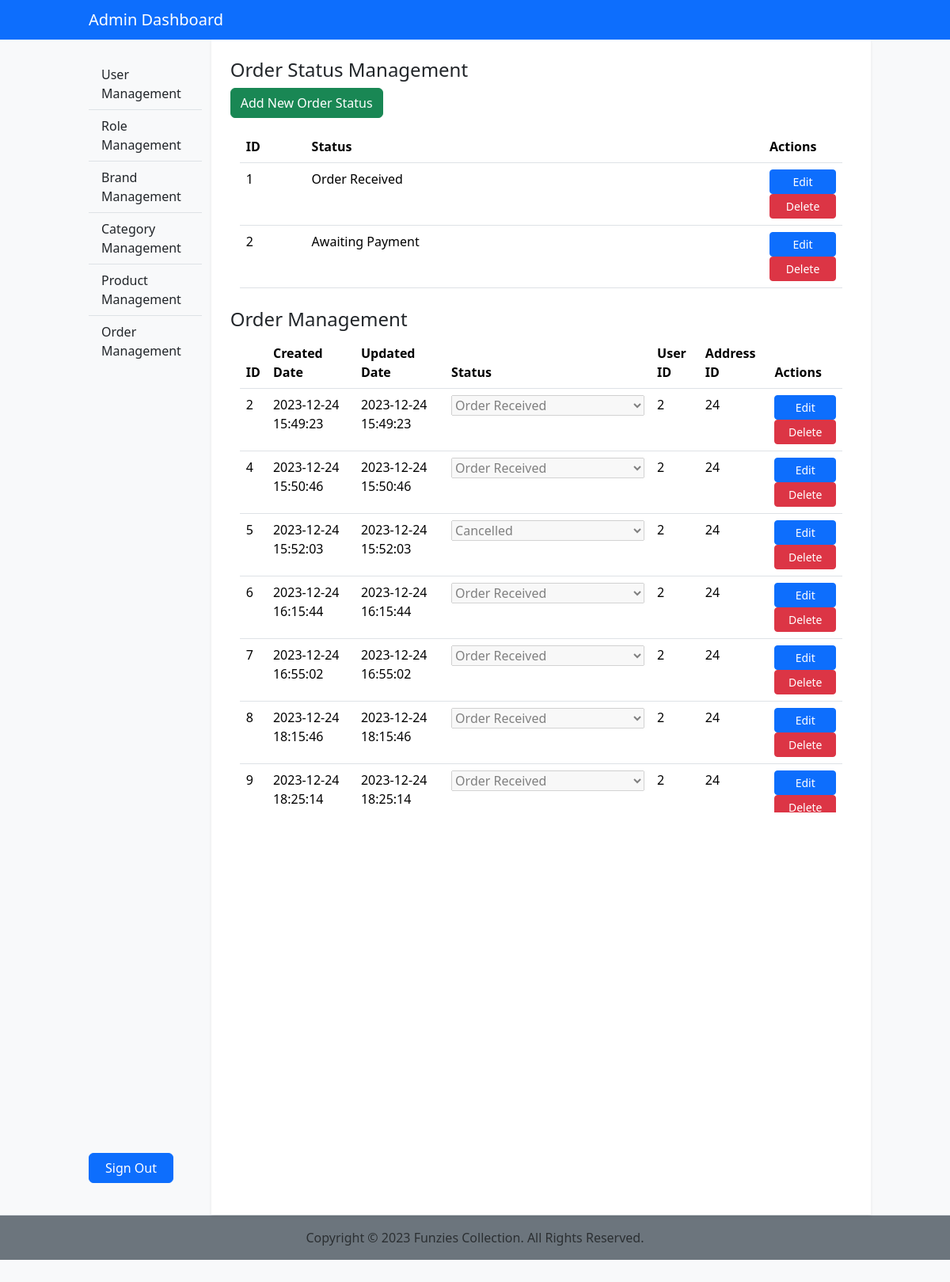
/admin/order-management.php, run on an earlier commit of the app's database.
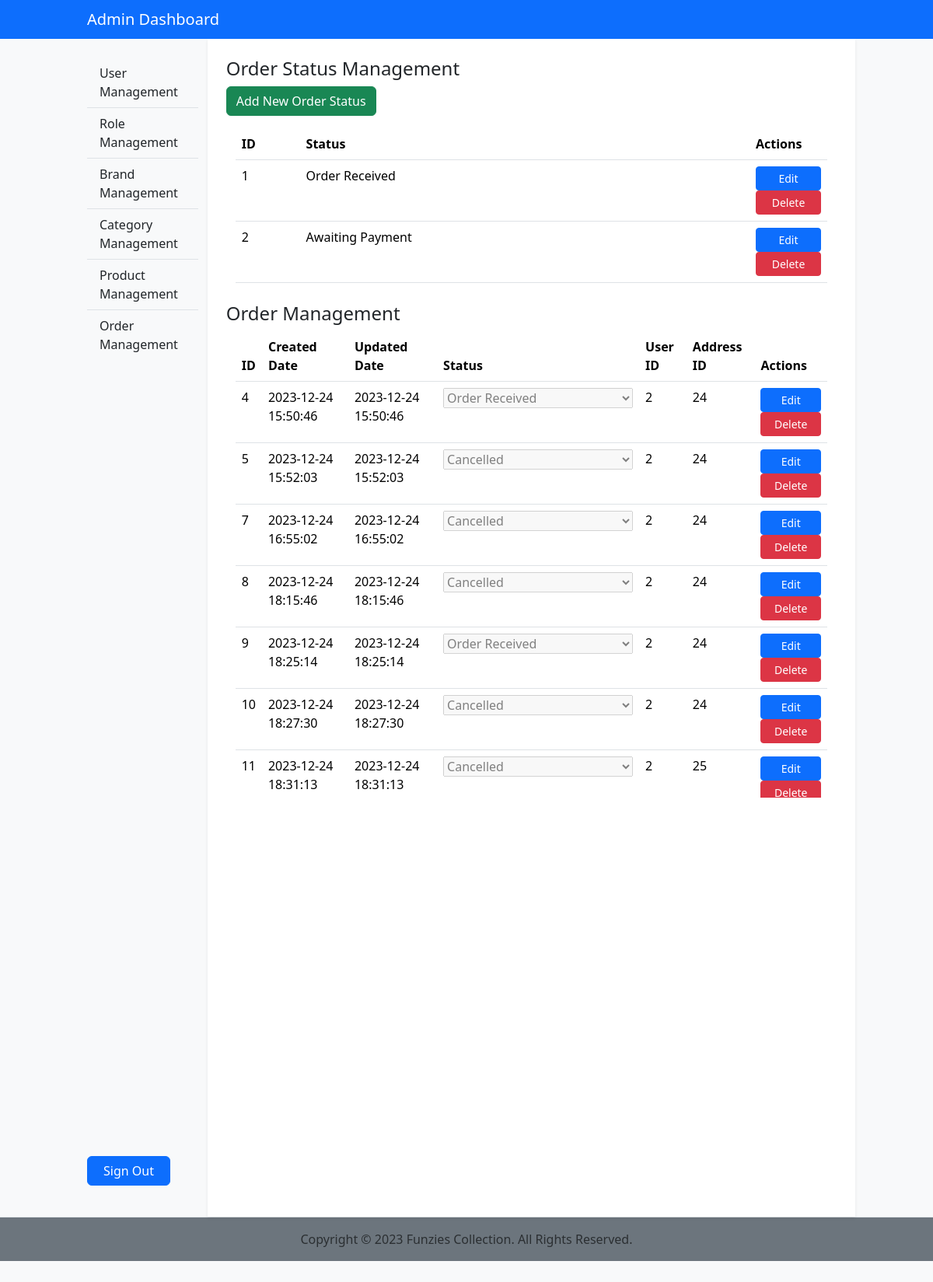
And on a later commit of the database.
### tables this page shows
CREATE TABLE `orderstatus` (
  `ID` int(11) NOT NULL,
  `Status` varchar(45) NOT NULL,
  `Deleted` tinyint(1) NOT NULL
);

CREATE TABLE `orders` (
  `ID` int(11) NOT NULL,
  `created` datetime NOT NULL,
  `updated` datetime NOT NULL,
  `status` int(11) NOT NULL,
  `user` int(11) NOT NULL,
  `address` int(11) NOT NULL,
  `deleted` tinyint(4) NOT NULL
);

### dbfunctions.php (called while the page is built, shortened)
<?php
function GetOrderStatus($con)
{
    $sql = "SELECT * FROM orderstatus WHERE Deleted = '0'";
    $stmt = mysqli_stmt_init($con);
    if(!mysqli_stmt_prepare($stmt, $sql)) {
        echo "Could not load Order Status";
        exit();
    }
    mysqli_stmt_execute($stmt);
    $result = mysqli_stmt_get_result($stmt);
    return $result;
}
function GetOrders($con)
{
    $sql = "SELECT o.*, s.Status as 'statusOrder' FROM orders o JOIN orderstatus s on o.status = s.ID WHERE o.deleted = 0";
    $stmt = mysqli_stmt_init($con);
    if(!mysqli_stmt_prepare($stmt, $sql)) {
        echo "Could not load Orders";
        exit();
    }
    mysqli_stmt_execute($stmt);
    $result = mysqli_stmt_get_result($stmt);
    return $result;
}
?>

### admin/order-management.php (the view, shortened to what the changed rows need)
<?php require '../functions.php';
require '../dbfunctions.php';
$orderStatuses = GetOrderStatus($con);
$orders = GetOrders($con);
?>
<?php
require_once 'include/header.php';
?>
<div class="container-fluid col-10">
    <div class="row justify-content-between">
        <div class="col p-4 shadow-sm bg-white">
            <div class="container overflow-auto" style="height:200px;">
                <table class="table">
                    <thead class="thead-dark">
                        <tr>
                            <th>ID</th>
                            <th>Status</th>
                            <th>Actions</th>
                        </tr>
                    </thead>
                    <tbody>
                        <?php foreach($orderStatuses as $orderStatus):
                            ?>
                        <tr>
                            <td><?php echo $orderStatus["ID"]; ?></td>
                            <td><?php echo $orderStatus["Status"]; ?></td>
                            <td style="width:100px;">
                                <form method="POST">
                                    <button type="button" class="btn btn-primary btn-sm w-100" data-bs-toggle="modal"
                                        data-bs-target="#orderStatusModal"
                                        onclick='setModalOrderStatusFields("<?php echo $orderStatus["ID"]; ?>", "<?php echo $orderStatus["Status"]; ?>")'>Edit</button>
                                    <button type="submit" class="btn btn-danger btn-sm w-100">Delete</button>
                                </form>
                            </td>
                        </tr>
                        <?php endforeach ?>
                    </tbody>
                </table>
            </div>
            <div class="container overflow-auto" style="height:600px;">
                <table class="table">
                    <thead class="thead-dark">
                        <tr>
                            <th>ID</th>
                            <th>Created Date</th>
                            <th>Updated Date</th>
                            <th>Status</th>
                            <th>User ID</th>
                            <th>Address ID</th>
                            <th>Actions</th>
                        </tr>
                    </thead>
                    <tbody>
                        <?php foreach($orders as $order):
                            ?>
                        <tr>
                            <form method="POST">
                                <td><?php echo $order["ID"]; ?></td>
                                <td><?php echo $order["created"]; ?></td>
                                <td><?php echo $order["updated"]; ?></td>
                                <td>
                                    <select id="orderstatus<?php echo $order["ID"] ?>" name="editorderstatus" disabled>
                                        <?php foreach($orderStatuses as $orderStatus): ?>
                                            <option value="<?php echo $orderStatus['ID'] ?>" <?php if($order['status'] == $orderStatus['ID']) echo 'selected'; ?>><?php echo $orderStatus['Status'] ?></option>
                                        <?php endforeach; ?>
                                    </select>
                                </td>
                                <td><?php echo $order["user"]; ?></td>
                                <td><?php echo $order["address"]; ?></td>
                                <td>
                                    <button type="button" id="btnOrderEdit<?php echo $order["ID"]; ?>" class="btn btn-primary btn-sm w-100" onclick="enableOrderEdit('<?php echo $order['ID']; ?>');">Edit</button>
                                    <button type="submit" name="btnDeleteOrder" class="btn btn-danger btn-sm w-100">Delete</button>
                                </td>
                            </form>
                        </tr>
                        <?php endforeach ?>
                    </tbody>
                </table>
            </div>
        </div>
    </div>
</div>
<?php require_once 'include/footer.php';  ?>

What changed in the data, as far as the page shows it:
no longer on this page (row edited): orders: ID "2", created "2023-12-24 15:49:23", updated "2023-12-24 15:49:23", editorderstatus "Order Received", user "2", address "24"
no longer on this page (row edited): orders: ID "6", created "2023-12-24 16:15:44", updated "2023-12-24 16:15:44", editorderstatus "Order Received", user "2", address "24"
changed orders id 7: editorderstatus "Order Received" → "Cancelled"
changed orders id 8: editorderstatus "Order Received" → "Cancelled"
now on this page (row edited): orders: ID "10", created "2023-12-24 18:27:30", updated "2023-12-24 18:27:30", editorderstatus "Cancelled", user "2", address "24"
now on this page (row edited): orders: ID "11", created "2023-12-24 18:31:13", updated "2023-12-24 18:31:13", editorderstatus "Cancelled", user "2", address "25"
